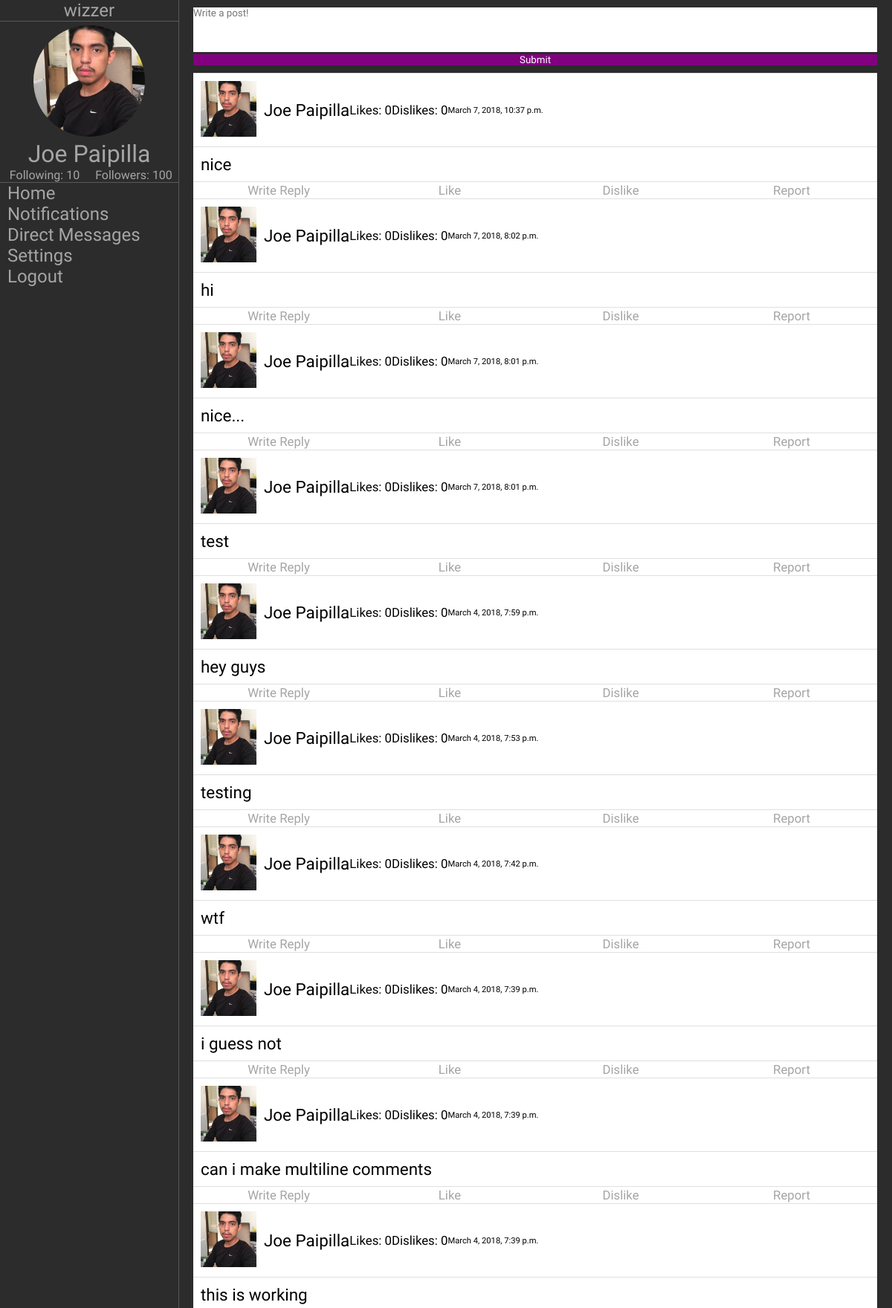
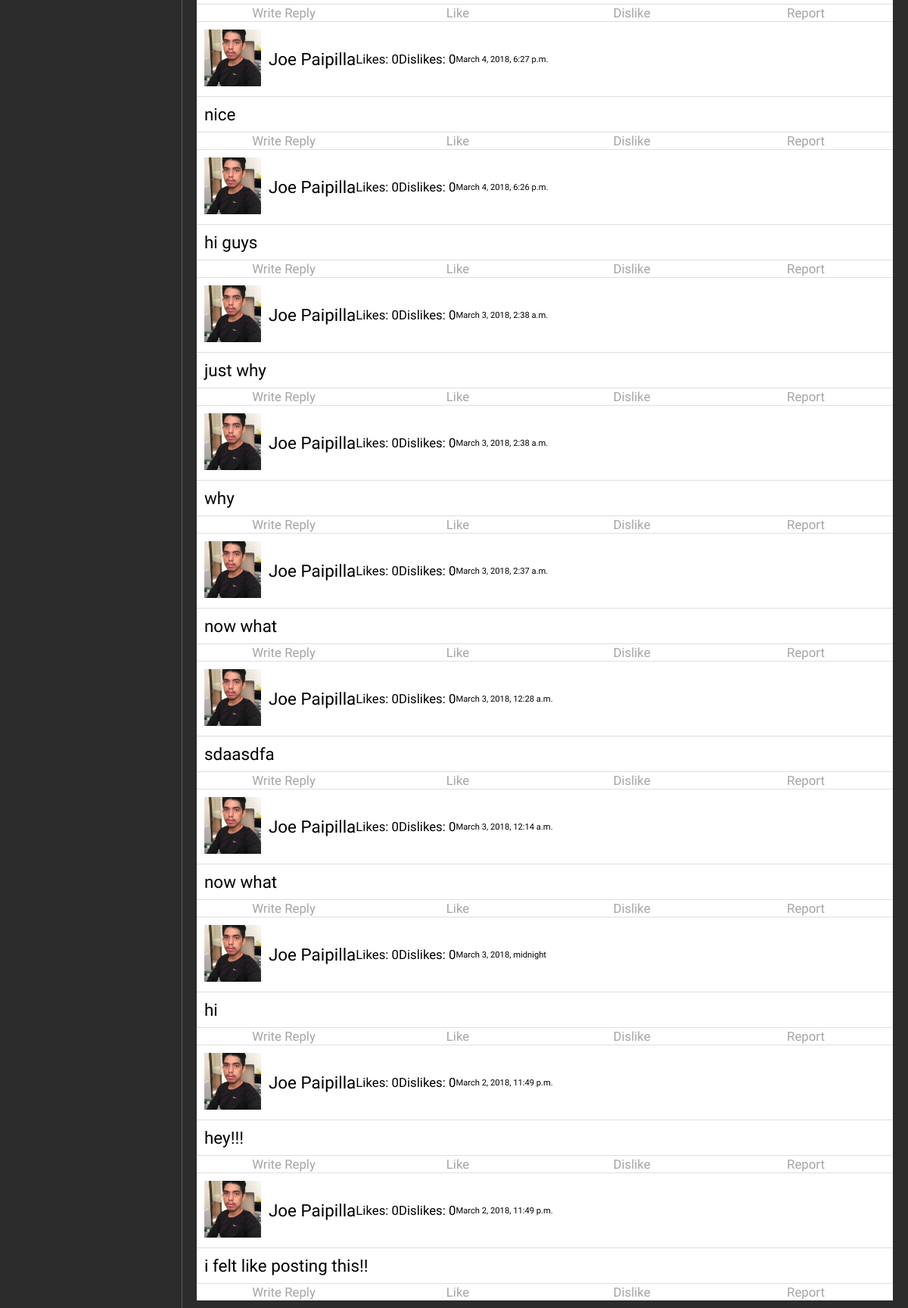
The page / on the database its author committed (2 pictures, top to bottom).
### SocialMedia/models.py (models this page shows, shortened)
class WizzerUser(models.Model):
    first_name = models.CharField(max_length=30, default="")
    second_name = models.CharField(max_length=30, default="")
    username = models.CharField(max_length=15, default="")
    following = models.IntegerField(default=0)
    followers = models.IntegerField(default=0)
    profile_picture = models.FileField(default='', upload_to=user_directory_path, max_length=100)

class Whiz(models.Model):
    whiz_poster = models.ForeignKey(WizzerUser, on_delete=models.CASCADE)
    content = models.TextField()
    likes = models.IntegerField(default=0)
    dislikes = models.IntegerField(default=0)
    time_posted = models.DateTimeField(default=timezone.now)

### SocialMedia/views.py (the view)
# urls.py: path('', views.index, name='index'),
def index(request):
    if request.method == "POST":
        form = WhizForm(request.POST)
        if form.is_valid():
            new_whiz = Whiz(whiz_poster=WizzerUser.objects.all()[0], content=request.POST['whiz_input'])
            new_whiz.save()
            return redirect('index')
    else:
        form = WhizForm()
    user = WizzerUser.objects.all()[0]
    whizzes = Whiz.objects.all()[::-1]
    context = {'WizzerUser': user, 'Whizzes': whizzes, 'WhizForm': form}
    return render(request, 'SocialMedia/WizzerFeed.html', context)

### SocialMedia/forms.py
class WhizForm(forms.Form):
    whiz_input = forms.CharField(label="", widget=forms.Textarea(attrs={"cols": '',
                                                              "rows": '',
                                                              "id": "message",
                                                              "placeholder":"Write a post!",
                                                               "value": "message"}))

### SocialMedia/templates/SocialMedia/WizzerFeed.html (shortened to what this page needs)
{% extends "SocialMedia/main.html" %}
{% load static %}
{% block css %}<link rel='stylesheet' type='text/css' href="{% static 'SocialMedia/mainDiv.css' %}"/>{% endblock %}
{% block body %}
    {% include 'SocialMedia/components/navbar.html' %}
    <div class="main">
        <div class="post-form">
            <form method="POST" action="{% url 'index' %}">
                {{ WhizForm }}
                <input id="submit" type="submit" value="Submit">
            </form>
        </div>
        <div class="post-container">
            {% for whiz in Whizzes %}
                {% include 'SocialMedia/components/post.html' %}
            {% endfor %}
        </div>
    </div>
{% endblock %}

### SocialMedia/templates/SocialMedia/main.html (shortened to what this page needs)
<!DOCTYPE html>
{% load static %}
<html lang="en">
	<head>
		{% block css %}<link rel='stylesheet' type='text/css' href="{% static 'SocialMedia/main.css' %}"/>{% endblock %}
	</head>
	<body>
    {% block body %}
    {% endblock %}
	</body>
</html>

### SocialMedia/templates/SocialMedia/components/navbar.html
{% load static %}
{% block css %}<link rel='stylesheet' type='text/css' href="{% static 'SocialMedia/navbar.css' %}"/>{% endblock %}
<div class="navbar">
    {% block navbar %}
    <div class="logo">
        <h1>wizzer</h1>
    </div>
    <div class="description">
        <a href="#"><img id="profile-photo" src="{{ WizzerUser.profile_picture.url }}"/></a>
        <h1>{{ WizzerUser.first_name }} {{ WizzerUser.second_name }}</h1>
        <div class="follow-count">
            <h1>Following: {{ WizzerUser.following }}</h1>
            <h1>Followers: {{ WizzerUser.followers }}</h1>
        </div>
    </div>
        <button type="button">Home</button>
        <button type="button">Notifications</button>
        <button type="button">Direct Messages</button>
        <button type="button">Settings</button>
        <button type="button">Logout</button>
    {% endblock %}
</div>

### SocialMedia/templates/SocialMedia/components/post.html
{% load static %}
<div class="post">
    <div class="top-bar">
        <a href="#"><img id="profile-photo" src="{{ WizzerUser.profile_picture.url }}"/></a>
        <h1>{{ whiz.whiz_poster.first_name }} {{ whiz.whiz_poster.second_name }}</h1>
        <h2>Likes: {{ whiz.likes }}</h2>
        <h2>Dislikes: {{ whiz.dislikes }}</h2>
        <p>{{ whiz.time_posted }}</p>
    </div>
    <div class="post-content">
        <h1>{{ whiz.content }}</h1>
    </div>
    <div class="post-footer">
        <button type="button">Write Reply</button>
        <button type="button">Like</button>
        <button type="button">Dislike</button>
        <button type="button">Report</button>
    </div>
</div>

### SocialMedia/static/SocialMedia/mainDiv.css (style rules this page uses)
.main { width: 100%; margin-left: 20%; font-size: .7em; overflow-y: auto; padding: 10px 20px 10px 20px; }
.main * { color: black; }
.main .post-form form { margin-bottom: 10px; }
.main .post-form form #message { height: 4.5em; width: 100%; }
.main .post-form form #submit { background-color: purple; color: white; border: 0; width: 100%; }
.main .post-container { display: flex; flex-direction: column; }
.main .post-container .post { display: flex; flex-direction: column; background-color: white; margin: 0px 0 0px 0; border-top: 1px solid #dfdfdf; }
.main .post-container .post .top-bar { display: flex; flex-direction: row; border-bottom: 1px solid #dfdfdf; padding: 10px; align-items: center; }
.main .post-container .post .top-bar #profile-photo { object-fit: cover; height: 75px; width: 75px; padding-right: 10px; }
.main .post-container .post .post-content { padding: 10px; }
.main .post-container .post .post-footer { display: flex; justify-content: space-around; border-top: 1px solid #dfdfdf; }
.main .post-container .post .post-footer * { background-color: white; color: #a5a5a5; font-size: 1.5em; padding: 1px 0 1px 0; width: 100%; text-align: center; }

### SocialMedia/static/SocialMedia/navbar.css (style rules this page uses)
.navbar { display: flex; flex-direction: column; position: fixed; height: 100%; width: 20%; border-right: 1px solid #595959; }
.navbar .logo { display: flex; justify-content: center; font-size: 0.75em; border-bottom: 1px solid #595959; }
.navbar .description { display: flex; flex-direction: column; border-bottom: 1px solid #595959; padding-top: 5px; background:url('images/bg.jpg'); }
.navbar .description > * { margin: 0 auto; }
.navbar .description #profile-photo { border-radius: 50%; object-fit: cover; height: 150px; width: 150px; }
.navbar .description .follow-count { display: flex; flex-direction: row; font-size: .5em; width: 100%; justify-content: space-around; }
.navbar .description .follow-count > * { width: 100%; text-align: center; }
.navbar > *:not(.description):not(.logo) { text-align: left; background-color: #2c2c2c; font-size: 1.5em; padding-left: 10px; }

### SocialMedia/static/SocialMedia/main.css (style rules this page uses)
* { font-family: Oswald; font-weight: 200; margin: 0; padding: 0; color: #a5a5a5; }
html { background-color: #2c2c2c; height: 100%; }
body { height: 100%; display: flex; }
a { text-decoration: none; outline: none; }
button { border: 0; cursor: pointer; }
textarea { resize: none; border: 0; }

### rows shown on the page
WizzerUser: profile_picture (picture), first_name "Joe", second_name "Paipilla", following "10", followers "100"
Whiz: profile_picture (picture), whiz_poster.first_name "Joe", whiz_poster.second_name "Paipilla", likes "0", dislikes "0", time_posted "March 7, 2018, 10:37 p.m.", content "nice"
Whiz: profile_picture (picture), whiz_poster.first_name "Joe", whiz_poster.second_name "Paipilla", likes "0", dislikes "0", time_posted "March 7, 2018, 8:02 p.m.", content "hi"
Whiz: profile_picture (picture), whiz_poster.first_name "Joe", whiz_poster.second_name "Paipilla", likes "0", dislikes "0", time_posted "March 7, 2018, 8:01 p.m.", content "nice..."
Whiz: profile_picture (picture), whiz_poster.first_name "Joe", whiz_poster.second_name "Paipilla", likes "0", dislikes "0", time_posted "March 7, 2018, 8:01 p.m.", content "test"
Whiz: profile_picture (picture), whiz_poster.first_name "Joe", whiz_poster.second_name "Paipilla", likes "0", dislikes "0", time_posted "March 4, 2018, 7:59 p.m.", content "hey guys"
Whiz: profile_picture (picture), whiz_poster.first_name "Joe", whiz_poster.second_name "Paipilla", likes "0", dislikes "0", time_posted "March 4, 2018, 7:53 p.m.", content "testing"
Whiz: profile_picture (picture), whiz_poster.first_name "Joe", whiz_poster.second_name "Paipilla", likes "0", dislikes "0", time_posted "March 4, 2018, 7:42 p.m.", content "wtf"
Whiz: profile_picture (picture), whiz_poster.first_name "Joe", whiz_poster.second_name "Paipilla", likes "0", dislikes "0", time_posted "March 4, 2018, 7:39 p.m.", content "i guess not"
Whiz: profile_picture (picture), whiz_poster.first_name "Joe", whiz_poster.second_name "Paipilla", likes "0", dislikes "0", time_posted "March 4, 2018, 7:39 p.m.", content "can i make multiline comments"
Whiz: profile_picture (picture), whiz_poster.first_name "Joe", whiz_poster.second_name "Paipilla", likes "0", dislikes "0", time_posted "March 4, 2018, 7:39 p.m.", content "this is working"
Whiz: profile_picture (picture), whiz_poster.first_name "Joe", whiz_poster.second_name "Paipilla", likes "0", dislikes "0", time_posted "March 4, 2018, 6:27 p.m.", content "nice"
Whiz: profile_picture (picture), whiz_poster.first_name "Joe", whiz_poster.second_name "Paipilla", likes "0", dislikes "0", time_posted "March 4, 2018, 6:26 p.m.", content "hi guys"
Whiz: profile_picture (picture), whiz_poster.first_name "Joe", whiz_poster.second_name "Paipilla", likes "0", dislikes "0", time_posted "March 3, 2018, 2:38 a.m.", content "just why"
Whiz: profile_picture (picture), whiz_poster.first_name "Joe", whiz_poster.second_name "Paipilla", likes "0", dislikes "0", time_posted "March 3, 2018, 2:38 a.m.", content "why"
Whiz: profile_picture (picture), whiz_poster.first_name "Joe", whiz_poster.second_name "Paipilla", likes "0", dislikes "0", time_posted "March 3, 2018, 2:37 a.m.", content "now what"
Whiz: profile_picture (picture), whiz_poster.first_name "Joe", whiz_poster.second_name "Paipilla", likes "0", dislikes "0", time_posted "March 3, 2018, 12:28 a.m.", content "sdaasdfa"
Whiz: profile_picture (picture), whiz_poster.first_name "Joe", whiz_poster.second_name "Paipilla", likes "0", dislikes "0", time_posted "March 3, 2018, 12:14 a.m.", content "now what"
Whiz: profile_picture (picture), whiz_poster.first_name "Joe", whiz_poster.second_name "Paipilla", likes "0", dislikes "0", time_posted "March 3, 2018, midnight", content "hi"
Whiz: profile_picture (picture), whiz_poster.first_name "Joe", whiz_poster.second_name "Paipilla", likes "0", dislikes "0", time_posted "March 2, 2018, 11:49 p.m.", content "hey!!!"
Whiz: profile_picture (picture), whiz_poster.first_name "Joe", whiz_poster.second_name "Paipilla", likes "0", dislikes "0", time_posted "March 2, 2018, 11:49 p.m.", content "i felt like posting this!!"
